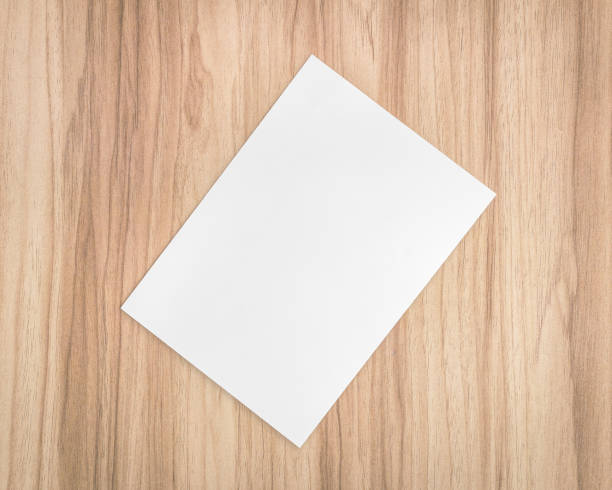
#> input picture Test/Resources/Paper.jpg, 612 x 490 px
$ python Corners.py
#> lines starting #> are read from the running program, lines starting #| are printed output that depends on the picture
import cv2
import numpy as np

img = cv2.imread("../../Resources/Paper.jpg")
#> img is the input picture: shape (490, 612, 3); mean B, G, R 173.3, 195.1, 221.1
skin = cv2.imread("../../Resources/GreenMonster.jpg")
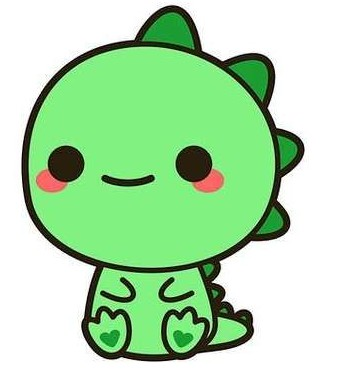
#> input picture Test/Resources/GreenMonster.jpg, 338 x 371 px
#> skin is the input picture: shape (371, 338, 3); mean B, G, R 172.7, 219, 174.9
skin = cv2.resize(skin, (img.shape[1], img.shape[0]))
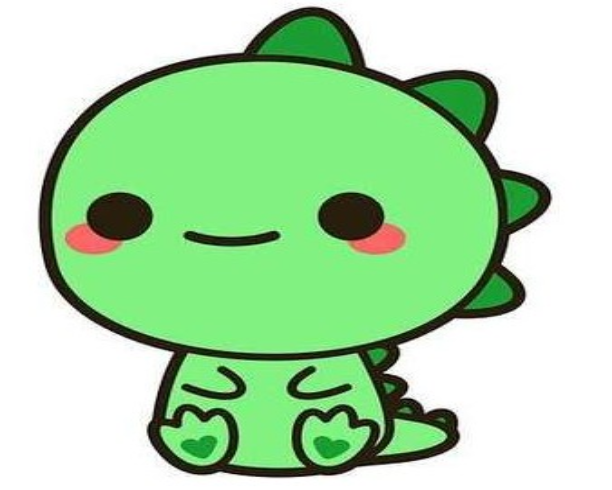
#> skin: shape (490, 612, 3); mean B, G, R 172.7, 218.9, 174.8

value = 0
treshValue = 0

def ChangeSkin(value):
    global skin
    if value == 0:
        return cv2.resize(cv2.imread("../../Resources/abstraction1.jpg"), (img.shape[1], img.shape[0]))
    if value == 1:
        return cv2.resize(cv2.imread("../../Resources/abstraction2.jpg"), (img.shape[1], img.shape[0]))
    if value == 2:
        return cv2.resize(cv2.imread("../../Resources/abstraction3.jpg"), (img.shape[1], img.shape[0]))
    if value == 3:
        return cv2.resize(cv2.imread("../../Resources/abstraction4.jpg"), (img.shape[1], img.shape[0]))
    if value == 4:
        return cv2.resize(cv2.imread("../../Resources/abstraction5.jpg"), (img.shape[1], img.shape[0]))
    else:
        return cv2.resize(cv2.imread("../../Resources/abstraction1.jpg"), (img.shape[1], img.shape[0]))


def onChange(arg):
    global value
    value = arg


def onTreshChange(arg):
    global treshValue
    treshValue = arg


cv2.namedWindow("Image")
cv2.createTrackbar("Treshold", "Image", treshValue, 255, onTreshChange)
cv2.createTrackbar("Value", "Image", value, 5, onChange)

while True:
    print(treshValue)
    imgGray = cv2.cvtColor(img, cv2.COLOR_BGR2GRAY)
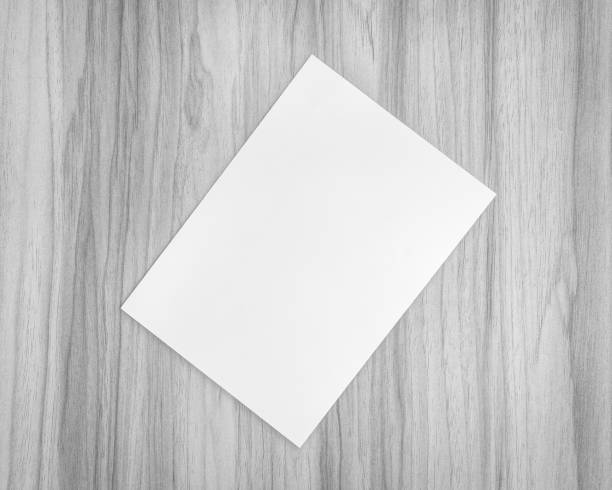
#> imgGray: shape (490, 612); min 113, max 255, mean 200.4
    ret, thresh = cv2.threshold(imgGray, treshValue, 255, 0)
#> thresh: shape (490, 612); every value is 255
    contours, hierarchy = cv2.findContours(thresh, cv2.RETR_EXTERNAL, cv2.CHAIN_APPROX_SIMPLE)
#> contours = [[[0, 0], [0, 489], [611, 489], [611, 0]]]

    mask = np.zeros_like(img)
    cv2.drawContours(mask, contours, -1, (255, 255, 255), -1)
#> mask: shape (490, 612, 3); every value is 255

    copyImg = img.copy()
    newSkin = ChangeSkin(value)
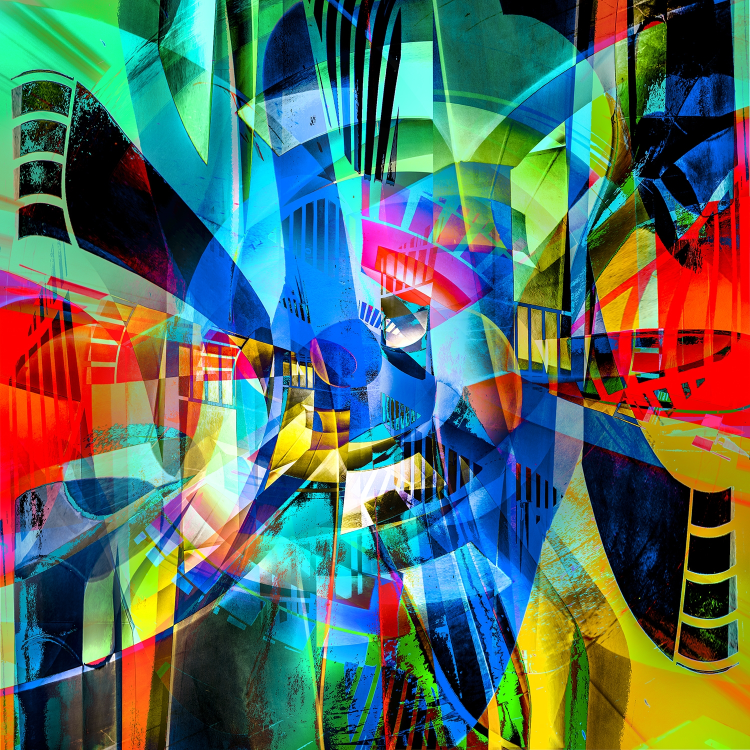
#> input picture Test/Resources/abstraction1.jpg, 1500 x 1500 px (shown at 1/2 size)
#> in ChangeSkin, `return cv2.resize(cv2.imread("../../Resources/abstraction1.jpg"), (img..`:
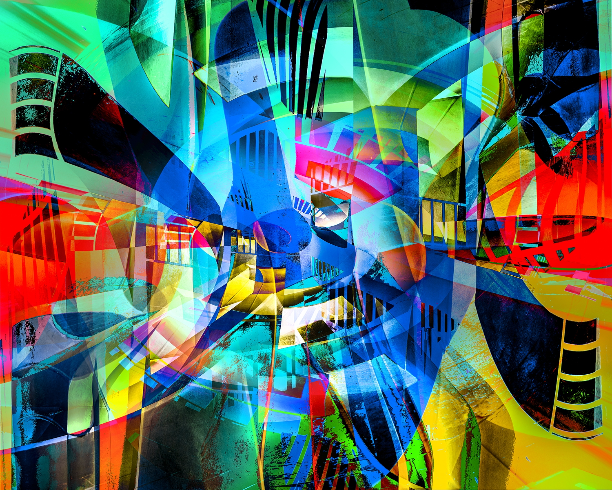
#> returned value: shape (490, 612, 3); mean of channels 0, 1, 2 97.6, 109.1, 84.9; drawn as B, G, R
    copyImg[mask == 255] = newSkin[mask == 255]

    cv2.imshow("Image", copyImg)
    cv2.waitKey(1)
